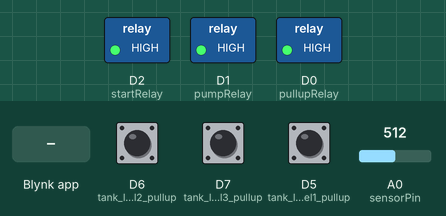
Bench run of a sketch on a simulated ESP8266 (Wemos D1 mini). On the bench: switched loads named in the sketch (green lamp = pin HIGH). The inputs (shaded band) are chosen by the test bench; at power-on: D6 (tank_level2_pullup) HIGH, D7 (tank_level3_pullup) HIGH, D5 (tank_level1_pullup) HIGH, A0 (sensorPin) = 512. WiFi joins after 1.5 s; servers stay silent unless stated.

Above: at 12.1 s.
12.2 s: Blynk app writes 0 to V7
At 13.5 s:
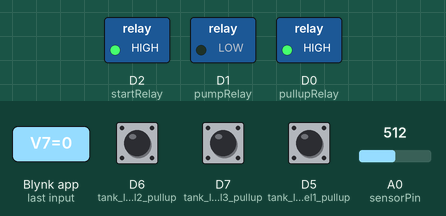
At 29.4 s:
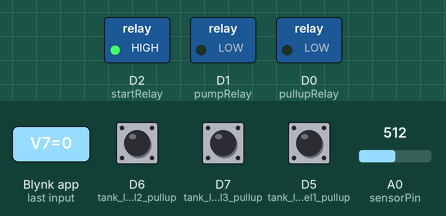
Timing chart, 0 to 32.2 s (numbered marks = the images above; inputs shaded):
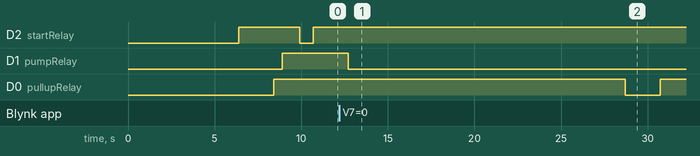

The sketch:

Edgent_Tubewell.ino
```cpp
#define BLYNK_TEMPLATE_ID "your id"
#define BLYNK_TEMPLATE_NAME "Tubewell"
#define BLYNK_FIRMWARE_VERSION  "0.0.6"

#define BLYNK_PRINT Serial
//#define BLYNK_DEBUG

//#define APP_DEBUG

/**********CHANGES********
27-June-2024 -- changed Sv arr to 10

*/

// Uncomment your board, or configure a custom board in Settings.h
//#define USE_SPARKFUN_BLYNK_BOARD
#define USE_NODE_MCU_BOARD
//#define USE_WITTY_CLOUD_BOARD
//#define USE_WEMOS_D1_MINI

#include "BlynkEdgent.h"

#define SSR_ON HIGH
#define SSR_OFF LOW
#define ER_ON LOW
#define ER_OFF HIGH

//NODE MCU
static const uint8_t D0 = 16; //—— HIGH ON BOOT
static const uint8_t D1 = 5;  //SAFE PIN - LOW ON BOOT
static const uint8_t D2 = 4;  //SAFE PIN - LOW ON BOOT
static const uint8_t D3 = 0;  //—— HIGH ON BOOT
static const uint8_t D4 = 2;  //—— HIGH ON BOOT, FAIURE IF PULLED LOW ON BOOT
static const uint8_t D5 = 14; //SAFE PIN - HIGH ON BOOT ??
static const uint8_t D6 = 12; //SAFE PIN - HIGH ON BOOT
static const uint8_t D7 = 13; //SAFE PIN - HIGH ON BOOT
static const uint8_t D8 = 15; //—— LOW ON BOOT ??, FAILURE IF PULLED HIGH ON BOOT
static const uint8_t RX = 3;  //—— HIGH ON BOOT
static const uint8_t TX = 1;  //—— HIGH ON BOOT, FAIURE IF PULLED LOW ON BOOT
static const uint8_t SD2 = 9; //—— HIGH ON BOOT
static const uint8_t SD3 = 10;//—— HIGH ON BOOT

const int buff_size_sv = 10; //taking last 12 values of the SV to determine if there is water
long arr_sv[buff_size_sv];

int sensorLimitRW = 860;
int sensorValueRW = 0 ;
bool motorFlag = false;
String txt;

unsigned long tme ;
unsigned long seconds ;
unsigned long minutes ;
unsigned long hours ;
unsigned long days ;

const int sensorPin = A0;
const int pumpRelay = D1;
const int startRelay = D2 ;
const int pullupRelay = D0;
//const int pullupRelay = D8;

const int tank_level1_pullup = D5;
const int tank_level2_pullup = D6;
const int tank_level3_pullup = D7;
bool tankStatusFirst ;
bool tankStatusLast ;
int tankVal;
bool tempTankLevelOff;
bool deepSleep;

unsigned long startMilliSec;
unsigned long editModeTimeout = 10000 ;
unsigned long runningWaterWait = 300000 ; //5 min

unsigned long waitBeforeOff_RW ; //15 Sec before off
int waitBeforeOffSec_RW ;

unsigned long cdnTime = 30UL * 60UL * 1000UL;  //SET 30 MIN DEFAULT
int timeCountdown ;

unsigned long timeRemaining ;
unsigned long endMilliSec ;
unsigned long balMilliSec ;

bool runningWater ;
bool powerStarted ;
bool pumpStarted;
bool pumpFlag ;

String rslt;
String strRW;
String timeStamp;
bool timeUpdateFlag;
int waitForUpdate;

BLYNK_CONNECTED(){
  Blynk.syncVirtual(V1);  // pump status
  Blynk.syncVirtual(V2);  // SV Limit
  Blynk.syncVirtual(V3);  // in water reset
  Blynk.syncVirtual(V4);  // tank level
  Blynk.syncVirtual(V5);  // status
  Blynk.syncVirtual(V6);  // Deep Sleep
  Blynk.syncVirtual(V7);  // time countdown
  Blynk.syncVirtual(V8);  // wait before RW off
  Blynk.sendInternal("utc", "iso");  // ISO-8601 formatted time
  //Blynk.virtualWrite(V4,  tankVal );
}

//event when value changes
BLYNK_WRITE(V2){
  int value = param.asInt();
  sensorLimitRW = value;
}

//event when value changes
BLYNK_WRITE(V6){
  deepSleep = param.asInt();
}

//time countdown
BLYNK_WRITE(V7){
  timeCountdown = param.asInt();
  cdnTime  = timeCountdown * 60UL * 1000UL ;  // in min
}

//wait before off RW
BLYNK_WRITE(V8){
  waitBeforeOffSec_RW = param.asInt();
  waitBeforeOff_RW  = waitBeforeOffSec_RW * 1000UL ;  // in sec
}

// Receive UTC data
BLYNK_WRITE(InternalPinUTC) {
    String cmd = param[0].asStr();
    if (cmd == "tz_name") {
      String tz_name = param[1].asStr();
      //printV5("Timezone: " +tz_name);
    }
    else if (cmd == "iso") {
      String iso_time = param[1].asStr();
      //printV5("ISO-8601 time:   "+ iso_time);

      int pos = iso_time.indexOf("T") ;
      String raw = iso_time.substring(0, pos ); //getting just date data

      pos = raw.indexOf("-") ; //getting position of the -
      String year = raw.substring(0,pos);

      raw = raw.substring( pos + 1 , raw.length() ); //removing year info in new raw string
      pos = raw.indexOf("-") ;
      String month = raw.substring(0,pos);
      String day = raw.substring( pos + 1 );

      //getting time
      iso_time = param[1].asStr();
      raw = iso_time.substring(iso_time.indexOf("T") + 1, iso_time.indexOf("+") ); //getting time
      String hh = raw.substring(0,2);
      String mm = raw.substring(5,3);

      int hr_24  ;
      int hr_12 ;
      String AMPM ;

      hr_24 = hh.toInt();
      if (hr_24==0) hh=12;
      else hh=hr_24%12;
      if (hr_24<12) AMPM = "AM";
      else AMPM = "PM";

      txt = hh + ":" + mm + AMPM;
      year = year.substring(2,4);
      timeStamp = day + "-" + getMonthStr(month.toInt()) + "-" + year + " [" + txt + "]";
      //timeStamp = day + "-" + getMonthStr(month.toInt()) + " [" + txt + "]";
    }
}

void setup() {
  Serial.begin(115200);
  delay(100);

  BlynkEdgent.begin();

  Blynk.virtualWrite(V1, 0); //pump status
  Blynk.virtualWrite(V3, 0); //in water reset
  Blynk.virtualWrite(V4, 0); //tank level reset
  Blynk.virtualWrite(V5, ""); //
  //Blynk.sendInternal("utc", "iso");  // ISO-8601 formatted time

  printV5 ("JAI GURU DEV") ;
  printV5 ("JAI SHIV SHANKAR") ;
  printV5 ("DESIGNED BY DEEPAK LOHIA") ;

  // This delay gives the chance to wait for a Serial Monitor without blocking if none is found
  delay(1500);

  pinMode(pumpRelay, OUTPUT) ;
  pinMode(startRelay, OUTPUT) ;
  pinMode(pullupRelay, OUTPUT) ;
  pinMode(tank_level1_pullup , INPUT_PULLUP) ;
  pinMode(tank_level2_pullup , INPUT_PULLUP) ;
  pinMode(tank_level3_pullup , INPUT_PULLUP) ;

  //relay power
  digitalWrite(pumpRelay , SSR_OFF) ;
  digitalWrite(startRelay , ER_OFF) ;

  startMilliSec = millis() ;
}

void loop() {
  BlynkEdgent.run();

  //TUBEWELL WORK DONE UPDATE LEVEL
  if (!tankStatusFirst){
    setTankLevel();
    tankStatusFirst = true;
  }

  //first water run to ensure water flow, till the water flow starts we put X
  if (!runningWater){
    if ( (millis()  -  startMilliSec) >= runningWaterWait ){
      runningWater  = true ;
    }
  }

  if (!powerStarted){
    digitalWrite(pumpRelay, SSR_ON); //START MOTOR 1
    txt = "POWER ON";
    printV5(txt);
    powerStarted = true;
  }
  else if (powerStarted && !pumpStarted){
    //funTestRelay();
    digitalWrite(startRelay, ER_ON);
    delay(800);
    digitalWrite(startRelay, ER_OFF);
    pumpStarted = true;
    txt = "PUMP ON" ;
    printV5(txt);
    pumpFlag = true;
    Blynk.virtualWrite(V1, 1);
  }

  //if pump is ON
  else if (pumpFlag){
    sensorValueRW = get_avg_sv(analogRead(sensorPin));
    //IF TANK FULL OFF POWER
    if (tempTankLevelOff && digitalRead(tank_level3_pullup) == 0){
      txt = "TANK FULL WAITING...30 sec" ;
      printV5(txt) ;
      delay(30000); //wait 30 secs
      if (digitalRead(tank_level3_pullup) == 0){
        digitalWrite(pumpRelay , SSR_OFF) ;
        pumpFlag = false;
        rslt =  "SNSR OFF SV:" + String(sensorValueRW) + " " + getRunTime() ;
        printV5(rslt) ;
      }
    }
    //IF NO WATER OFF
    else if (sensorValueRW > sensorLimitRW && runningWater){
      txt = "NO WTR SV:" + String(sensorValueRW) + String(waitBeforeOff_RW / 1000) + "Secs" ;
      printV5(txt) ;
      delay(waitBeforeOff_RW);
      sensorValueRW = get_avg_sv(analogRead(sensorPin));
      if (sensorValueRW > sensorLimitRW){
        digitalWrite(pumpRelay , SSR_OFF) ;
        pumpFlag = false ;
        rslt =  "FRC OFF SV:" + String(sensorValueRW) + " " + getRunTime() ;
        printV5(rslt) ;
      }
    }

    //IF TIME OVER OFF
    else if ((millis()  -  startMilliSec) >= cdnTime ){
      digitalWrite(pumpRelay , SSR_OFF) ;
      pumpFlag = false;
      rslt =  "CNDN OV OFF SV:" + String(sensorValueRW) + " " + getRunTime() ;
      printV5(rslt) ;
    }

    timeRemaining  = startMilliSec + millis() ;  //IN MILLISECS
    tme = timeRemaining;
    seconds = tme / 1000;
    minutes = seconds / 60;
    hours = minutes / 60;
    days = hours / 24;

    tme %= 1000;
    seconds %= 60;
    minutes %= 60;
    hours %= 24;

    if (!runningWater){  strRW = "X";}
    else{  strRW = "";   }

    txt  = padZero(hours) + ":" + padZero(minutes) + ":" + padZero(seconds)  + " << " + String(   (cdnTime / 60)  / 1000  ) + "M "  ;
    txt =  txt + "RW-" + String(sensorValueRW) + strRW + " [LMT:" + String(sensorLimitRW) + "]";
    printV5(txt) ;

    //UPDATING BLYNK STATUS
    if (pumpFlag){  Blynk.virtualWrite(V1, 1);
    } else{    Blynk.virtualWrite(V1, 0);  }
    Blynk.virtualWrite(V3, sensorValueRW); //UPDATING M2 SENSOR VALUE
  }
  //IF PUMP IS OFF
  else{
    //TUBEWELL WORK DONE UPDATE LEVEL
    if (!tankStatusLast && waitForUpdate >=7){
      setTankLevel();
      tankStatusLast = true;
    }
    //after 10 rounds sleep
    else if(waitForUpdate > 15){
      if (deepSleep) {
        //ESP.deepSleep(0);
        ESP.deepSleep(ESP.deepSleepMax()); //does it create problem in waking up ??
      }
    }
    printV5(rslt);

    delay(1000);
    waitForUpdate += 1;
  }
}

void printV5(String txt){
  Blynk.virtualWrite(V5, txt);
  delay(1000);
}

void setTankLevel(){
  digitalWrite(pullupRelay, ER_ON);
  delay(2000);
  if (digitalRead(tank_level3_pullup) == 0 ){  tankVal = 45; }
  else if (digitalRead(tank_level2_pullup) == 0 ){  tankVal = 30;  }
  else if (digitalRead(tank_level1_pullup) == 0 ){  tankVal = 15;}
  else {  tankVal = 5;}
  //updating tank status
  Blynk.virtualWrite(V4,  tankVal );
  //tank_level = tankVal;
  digitalWrite(pullupRelay, ER_OFF);
  delay(500);
}

/* we are taking last x values of the SV value to see the actual status of SV */
int get_avg_sv(int val_sv)
{
  long total = 0;
  byte count = 0;
  static byte i_sv = 0;

  arr_sv[i_sv++] = val_sv;
  if (i_sv == buff_size_sv){ i_sv = 0;}

  while (count < buff_size_sv) {
    total = total + arr_sv[i_sv++];
    if (i_sv == buff_size_sv){i_sv = 0;}
    count++;
  }
  return total/buff_size_sv;
}

String padZero(int val){
  if (val < 10){ return "0" + String(val);}
  else{  return String(val); }
}

String getRunTime(){
  endMilliSec = millis();
  balMilliSec = endMilliSec - startMilliSec ;
  tme = balMilliSec;
  seconds = tme / 1000;
  minutes = seconds / 60;
  hours = minutes / 60;
  days = hours / 24;
  tme %= 1000;
  seconds %= 60;
  minutes %= 60;
  hours %= 24;
  return  "RAN FOR:" + padZero(hours) + ":" + padZero(minutes) + ":" + padZero(seconds)   ;
}

String getMonthStr(int m){
  String arr[] = {"Jan", "Feb", "Mar", "Apr", "May", "Jun", "Jul", "Aug", "Sep", "Oct", "Nov", "Dec" };
  return arr[m-1];
}
```

Measured:
- after the input at 12.2 s, D1 (pumpRelay): HIGH → LOW after 0.51 s; D0 (pullupRelay): HIGH → LOW after 16.5 s, → HIGH 2.0 s later
